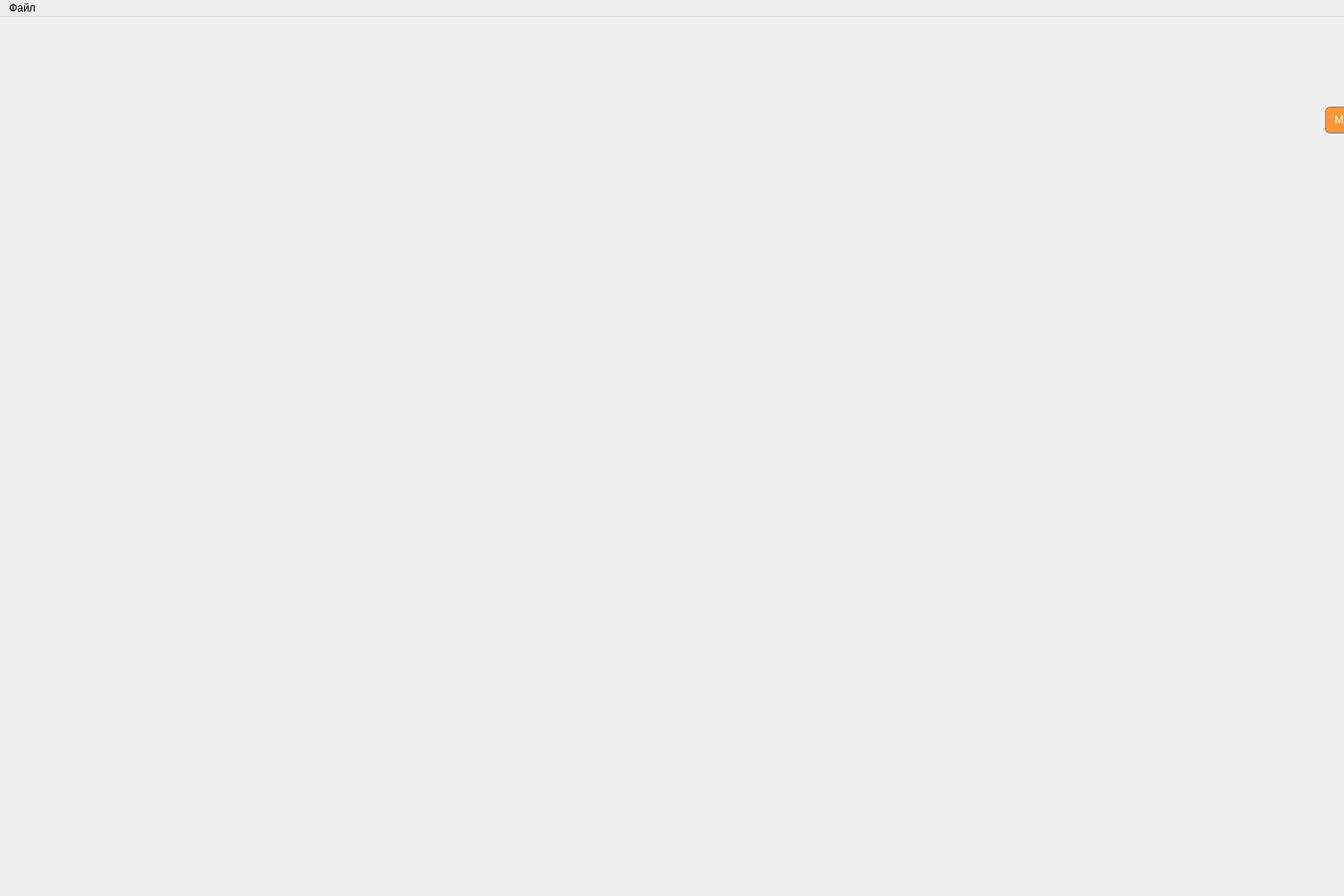
<?xml version="1.0" encoding="UTF-8"?>
<ui version="4.0">
 <class>MainWindow</class>
 <widget class="QMainWindow" name="MainWindow">
  <property name="geometry">
   <rect>
    <x>0</x>
    <y>0</y>
    <width>1500</width>
    <height>1000</height>
   </rect>
  </property>
  <property name="sizePolicy">
   <sizepolicy hsizetype="Fixed" vsizetype="Fixed">
    <horstretch>0</horstretch>
    <verstretch>0</verstretch>
   </sizepolicy>
  </property>
  <property name="minimumSize">
   <size>
    <width>1500</width>
    <height>1000</height>
   </size>
  </property>
  <property name="maximumSize">
   <size>
    <width>1500</width>
    <height>1000</height>
   </size>
  </property>
  <property name="windowTitle">
   <string>MainWindow</string>
  </property>
  <widget class="QWidget" name="centralwidget">
   <widget class="QWidget" name="vertical_widget" native="true">
    <property name="geometry">
     <rect>
      <x>0</x>
      <y>0</y>
      <width>1500</width>
      <height>1000</height>
     </rect>
    </property>
    <layout class="QHBoxLayout" name="horizontalLayout">
     <property name="leftMargin">
      <number>0</number>
     </property>
     <property name="topMargin">
      <number>0</number>
     </property>
     <property name="rightMargin">
      <number>0</number>
     </property>
     <property name="bottomMargin">
      <number>0</number>
     </property>
     <item>
      <widget class="s21::DrawWidget" name="widget" native="true">
       <property name="enabled">
        <bool>true</bool>
       </property>
       <property name="sizePolicy">
        <sizepolicy hsizetype="MinimumExpanding" vsizetype="MinimumExpanding">
         <horstretch>0</horstretch>
         <verstretch>0</verstretch>
        </sizepolicy>
       </property>
       <property name="maximumSize">
        <size>
         <width>1500</width>
         <height>1000</height>
        </size>
       </property>
      </widget>
     </item>
    </layout>
   </widget>
   <widget class="QPushButton" name="call_color_ui">
    <property name="enabled">
     <bool>true</bool>
    </property>
    <property name="geometry">
     <rect>
      <x>1479</x>
      <y>100</y>
      <width>31</width>
      <height>30</height>
     </rect>
    </property>
    <property name="minimumSize">
     <size>
      <width>6</width>
      <height>3</height>
     </size>
    </property>
    <property name="maximumSize">
     <size>
      <width>100</width>
      <height>200</height>
     </size>
    </property>
    <property name="layoutDirection">
     <enum>Qt::LeftToRight</enum>
    </property>
    <property name="autoFillBackground">
     <bool>false</bool>
    </property>
    <property name="styleSheet">
     <string notr="true">/* Стиль QPushButton */
QPushButton {
    background-color: rgb(255, 151, 57);
    color: white;
    border: 1px solid gray;
    border-radius: 5px;
    /*transition: width 0.5s;*/ /* Анимация увеличения высоты */
}

/* Стиль QPushButton при нажатии */
QPushButton:pressed {
    background-color: qlineargradient(x1: 0, y1: 0, x2: 0, y2: 1,
                                      stop: 0 #FF7832, stop: 1 #FF9739);
}

/* Стиль QPushButton при наведении */
QPushButton:hover {
    width: 100px;
}

/* Стиль QLabel */
QLabel {
    transform: rotate(180);
}
</string>
    </property>
    <property name="text">
     <string>M</string>
    </property>
   </widget>
   <widget class="QWidget" name="horizontalWidget" native="true">
    <property name="geometry">
     <rect>
      <x>1135</x>
      <y>20</y>
      <width>351</width>
      <height>791</height>
     </rect>
    </property>
    <property name="styleSheet">
     <string notr="true">border-radius: 20px;          </string>
    </property>
    <layout class="QHBoxLayout" name="horizontalLayout_2"/>
   </widget>
   <zorder>vertical_widget</zorder>
   <zorder>horizontalWidget</zorder>
   <zorder>call_color_ui</zorder>
  </widget>
  <widget class="QMenuBar" name="menubar">
   <property name="geometry">
    <rect>
     <x>0</x>
     <y>0</y>
     <width>1500</width>
     <height>24</height>
    </rect>
   </property>
   <widget class="QMenu" name="menu">
    <property name="title">
     <string>Файл</string>
    </property>
    <addaction name="open_file"/>
    <addaction name="save_file"/>
   </widget>
   <addaction name="menu"/>
  </widget>
  <action name="open_file">
   <property name="text">
    <string>Открыть</string>
   </property>
  </action>
  <action name="save_settings">
   <property name="text">
    <string>Сохранить настройки</string>
   </property>
  </action>
  <action name="load_settings">
   <property name="text">
    <string>Загрузить настройки</string>
   </property>
  </action>
  <action name="image">
   <property name="text">
    <string>в формате bmp/jpeg</string>
   </property>
  </action>
  <action name="gif">
   <property name="text">
    <string>в формате gif</string>
   </property>
  </action>
  <action name="auto_rtn">
   <property name="text">
    <string>Вращение объекта(авто)</string>
   </property>
  </action>
  <action name="save_file">
   <property name="text">
    <string>Сохранить</string>
   </property>
  </action>
 </widget>
 <customwidgets>
  <customwidget>
   <class>s21::DrawWidget</class>
   <extends>QWidget</extends>
   <header location="global">Views/include/Draw/DrawWidget.h</header>
   <container>1</container>
  </customwidget>
 </customwidgets>
 <resources/>
 <connections/>
</ui>
